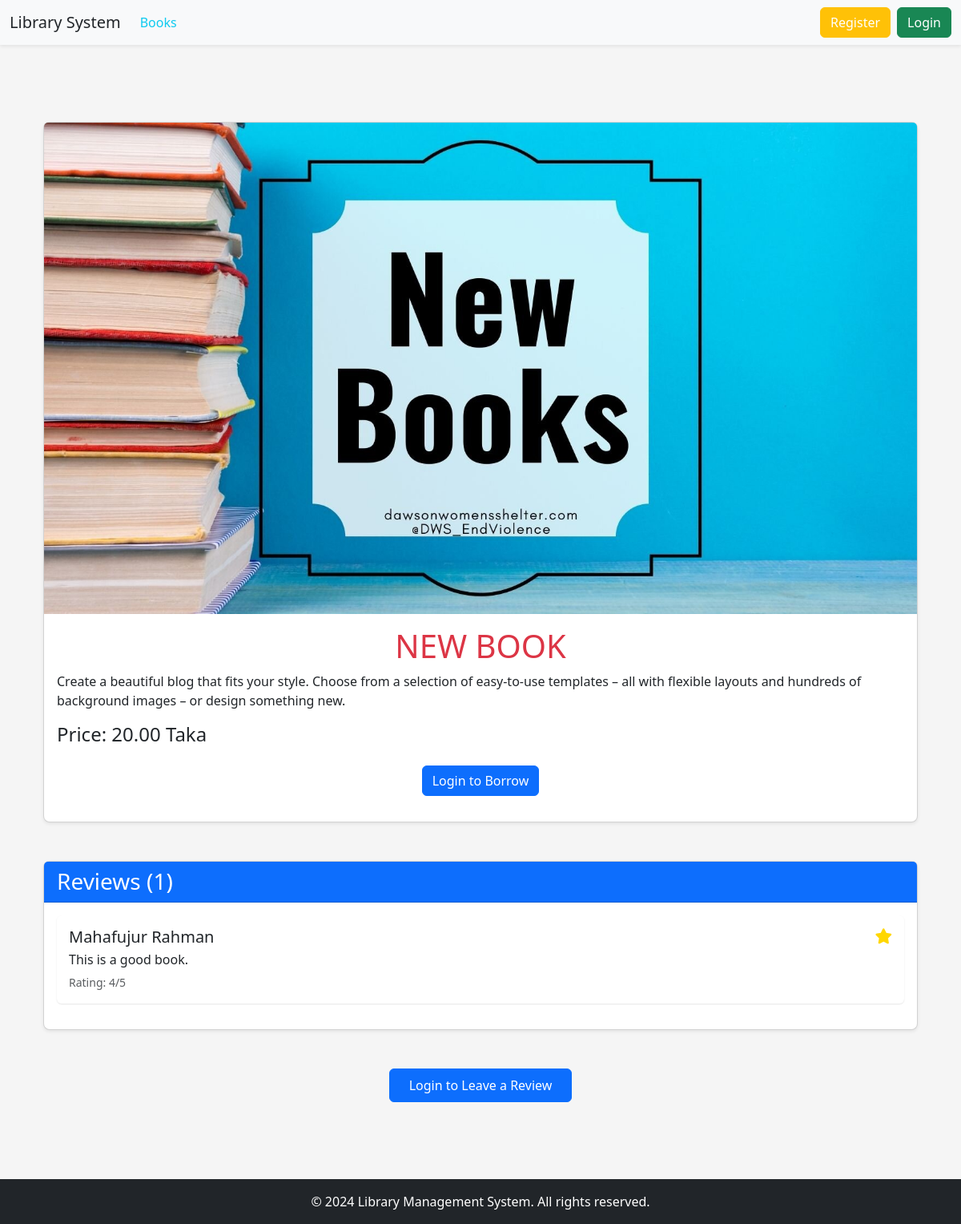
The page /book_detail/1/ on the database its author committed.
### Books/models.py (models this page shows, shortened)
class Book(models.Model):
    title = models.CharField(max_length=225)
    description = models.TextField()
    image = models.ImageField(upload_to='books_images/')
    borrowing_price = models.DecimalField(max_digits=10, decimal_places=2)
    categories = models.ManyToManyField(Category, related_name='books')

class Review(models.Model):
    RATING_CHOICES = [
        ('1', '1'),
        ('2', '2'),
        ('3', '3'),
        ('4', '4'),
        ('5', '5'),
    ]
    user = models.ForeignKey(User, on_delete=models.CASCADE)
    book = models.ForeignKey(Book, on_delete=models.CASCADE, related_name='reviews')
    review = models.TextField()
    rating = models.CharField(max_length=1,choices=RATING_CHOICES)

### Books/views.py (the view)
# urls.py: path('book_detail/<int:book_id>/', book_detail, name='book_detail'),
def book_detail(request, book_id):
    book = get_object_or_404(Book, id=book_id)
    reviews = book.reviews.all()
    if request.method == 'POST':
        form = ReviewForm(request.POST)
        if form.is_valid():
            review = form.save(commit=False)
            review.user = request.user
            review.book = book
            review.save()
    else:
        form = ReviewForm()
    context = {'book': book, 'reviews': reviews, 'form': form}
    return render(request, 'Books/book_detail.html', context)

### Books/templates/Books/book_detail.html (shortened to what this page needs)
{% extends 'base.html' %}
{% load crispy_forms_tags %}
{% block content %}
<div class="container my-5">
    <div class="card mb-5 shadow-sm">
        <img src="{{ book.image.url }}" class="card-img-top img-fluid" alt="{{ book.title }}">
        <div class="card-body">
            <h1 class="card-title text-center text-danger">{{ book.title }}</h1>
            <p class="card-text">{{ book.description }}</p>
            <h4>Price: {{ book.borrowing_price }} Taka</h4>
            <div class="text-center mt-4">
                {% if user.is_authenticated %}
                <form action="{% url 'borrow_book' book.id %}" method="post">
                    {% csrf_token %}
                    <button class="btn btn-info" type="submit">Borrow Now</button>
                </form>
                {% else %}
                <p class="text-center mt-3">
                    <a href="{% url 'user_login' %}" class="btn btn-primary">Login to Borrow</a>
                </p>
                {% endif %}
            </div>
        </div>
    </div>
    <div class="card mt-5 shadow-sm">
    <div class="card-header bg-primary text-white">
        <h3 class="mb-0">Reviews ({{ reviews | length }})</h3>
    </div>
    <div class="card-body">
        {% if reviews %}
        <div class="list-group">
            {% for review in reviews %}
            <div class="list-group-item d-flex justify-content-between align-items-start mb-3">
                <div>
                    <h5 class="mb-1">{{ review.user.first_name }} {{ review.user.last_name }}</h5>
                    <p class="mb-1">{{ review.review }}</p>
                    <small class="text-muted">Rating: {{ review.rating }}/5</small>
                </div>
                <div class="ms-3">
                    <i class="fa fa-star" aria-hidden="true"></i>
                </div>
            </div>
            {% endfor %}
        </div>
        {% else %}
        <p class="text-center text-muted">No reviews yet. Be the first to review this book!</p>
        {% endif %}
    </div>
</div>
    {% if user.is_authenticated %}
        <div class="container my-5">
            <div class="custom-border p-4 shadow-sm rounded">
                <h3 class="text-center mb-4">Leave a Review</h3>
                <form method="post">
                    {% csrf_token %}
                    <div class="form-group">
                        {{ form.as_p }}
                    </div>
                    <div class="text-center">
                        <button type="submit" class="btn btn-primary px-4 py-2">Submit Review</button>
                    </div>
                </form>
            </div>
        </div>
    {% else %}
        <div class="container my-5">
            <p class="text-center">
                <a href="{% url 'user_login' %}" class="btn btn-primary px-4 py-2">Login to Leave a Review</a>
            </p>
        </div>
    {% endif %}
</div>
{% endblock %}

### Books/templates/Books/book_detail.html (style rules this page uses)
.card { border-radius: 8px; }
.card-header { border-radius: 8px 8px 0 0; }
.list-group-item { border: none; border-radius: 8px; padding: 15px; box-shadow: 0 1px 2px rgba(0, 0, 0, 0.1); }
.fa-star { color: #ffd700; font-size: 1.2rem; }

### rows shown on the page
Book: image (picture), title "NEW BOOK", description "Create a beautiful blog that fits your style. Choose from a selection of easy-to-use templates – all with flexible layouts and hundreds of background images – or design something new.", borrowing_price "20.00"
Review: user.first_name "Mahafujur", user.last_name "Rahman", review "This is a good book.", rating "4"

### other values the page prints
{{ reviews | length }} "1"
